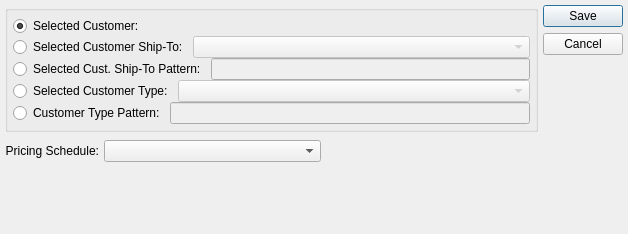
<?xml version="1.0" encoding="UTF-8"?>
<ui version="4.0">
 <comment>This file is part of the xTuple ERP: PostBooks Edition, a free and
open source Enterprise Resource Planning software suite,
Copyright (c) 1999-2010 by OpenMFG LLC, d/b/a xTuple.
It is licensed to you under the Common Public Attribution License
version 1.0, the full text of which (including xTuple-specific Exhibits)
is available at www.xtuple.com/CPAL.  By using this software, you agree
to be bound by its terms.</comment>
 <class>pricingScheduleAssignment</class>
 <widget class="QDialog" name="pricingScheduleAssignment">
  <property name="geometry">
   <rect>
    <x>0</x>
    <y>0</y>
    <width>628</width>
    <height>234</height>
   </rect>
  </property>
  <property name="windowTitle">
   <string>Pricing Schedule Assignment</string>
  </property>
  <layout class="QHBoxLayout">
   <item>
    <layout class="QVBoxLayout">
     <property name="spacing">
      <number>0</number>
     </property>
     <item>
      <layout class="QVBoxLayout">
       <item>
        <widget class="QGroupBox" name="_customerGroup">
         <layout class="QVBoxLayout">
          <property name="spacing">
           <number>0</number>
          </property>
          <property name="margin">
           <number>5</number>
          </property>
          <item>
           <layout class="QHBoxLayout">
            <property name="spacing">
             <number>5</number>
            </property>
            <item>
             <widget class="QRadioButton" name="_selectedCustomer">
              <property name="text">
               <string>Selected Customer:</string>
              </property>
              <property name="checked">
               <bool>true</bool>
              </property>
             </widget>
            </item>
            <item>
             <widget class="CustCluster" name="_cust">
              <property name="nameVisible">
               <bool>false</bool>
              </property>
              <property name="descriptionVisible">
               <bool>false</bool>
              </property>
             </widget>
            </item>
           </layout>
          </item>
          <item>
           <layout class="QHBoxLayout">
            <property name="spacing">
             <number>5</number>
            </property>
            <item>
             <widget class="QRadioButton" name="_selectedCustomerShipto">
              <property name="text">
               <string>Selected Customer Ship-To:</string>
              </property>
             </widget>
            </item>
            <item>
             <widget class="XComboBox" name="_customerShipto">
              <property name="enabled">
               <bool>false</bool>
              </property>
              <property name="sizePolicy">
               <sizepolicy hsizetype="Expanding" vsizetype="Fixed">
                <horstretch>0</horstretch>
                <verstretch>0</verstretch>
               </sizepolicy>
              </property>
             </widget>
            </item>
           </layout>
          </item>
          <item>
           <layout class="QHBoxLayout">
            <property name="spacing">
             <number>5</number>
            </property>
            <item>
             <widget class="QRadioButton" name="_selectedShiptoPattern">
              <property name="text">
               <string>Selected Cust. Ship-To Pattern:</string>
              </property>
             </widget>
            </item>
            <item>
             <widget class="XLineEdit" name="_shiptoPattern">
              <property name="enabled">
               <bool>false</bool>
              </property>
             </widget>
            </item>
           </layout>
          </item>
          <item>
           <layout class="QHBoxLayout">
            <property name="spacing">
             <number>5</number>
            </property>
            <item>
             <widget class="QRadioButton" name="_selectedCustomerType">
              <property name="text">
               <string>Selected Customer Type:</string>
              </property>
             </widget>
            </item>
            <item>
             <widget class="XComboBox" name="_customerTypes">
              <property name="enabled">
               <bool>false</bool>
              </property>
              <property name="sizePolicy">
               <sizepolicy hsizetype="Expanding" vsizetype="Fixed">
                <horstretch>0</horstretch>
                <verstretch>0</verstretch>
               </sizepolicy>
              </property>
             </widget>
            </item>
           </layout>
          </item>
          <item>
           <layout class="QHBoxLayout">
            <property name="spacing">
             <number>5</number>
            </property>
            <item>
             <widget class="QRadioButton" name="_customerTypePattern">
              <property name="text">
               <string>Customer Type Pattern:</string>
              </property>
             </widget>
            </item>
            <item>
             <widget class="XLineEdit" name="_customerType">
              <property name="enabled">
               <bool>false</bool>
              </property>
             </widget>
            </item>
           </layout>
          </item>
         </layout>
        </widget>
       </item>
       <item>
        <layout class="QHBoxLayout">
         <item>
          <widget class="QLabel" name="_scheduleLit">
           <property name="text">
            <string>Pricing Schedule:</string>
           </property>
           <property name="alignment">
            <set>Qt::AlignRight|Qt::AlignTrailing|Qt::AlignVCenter</set>
           </property>
           <property name="buddy">
            <cstring>_ipshead</cstring>
           </property>
          </widget>
         </item>
         <item>
          <widget class="XComboBox" name="_ipshead">
           <property name="sizePolicy">
            <sizepolicy hsizetype="Expanding" vsizetype="Fixed">
             <horstretch>0</horstretch>
             <verstretch>0</verstretch>
            </sizepolicy>
           </property>
           <property name="minimumSize">
            <size>
             <width>200</width>
             <height>0</height>
            </size>
           </property>
          </widget>
         </item>
         <item>
          <spacer>
           <property name="orientation">
            <enum>Qt::Horizontal</enum>
           </property>
           <property name="sizeType">
            <enum>QSizePolicy::Expanding</enum>
           </property>
           <property name="sizeHint" stdset="0">
            <size>
             <width>190</width>
             <height>28</height>
            </size>
           </property>
          </spacer>
         </item>
        </layout>
       </item>
      </layout>
     </item>
     <item>
      <spacer>
       <property name="orientation">
        <enum>Qt::Vertical</enum>
       </property>
       <property name="sizeType">
        <enum>QSizePolicy::Expanding</enum>
       </property>
       <property name="sizeHint" stdset="0">
        <size>
         <width>21</width>
         <height>0</height>
        </size>
       </property>
      </spacer>
     </item>
    </layout>
   </item>
   <item>
    <widget class="QDialogButtonBox" name="_buttonBox">
     <property name="orientation">
      <enum>Qt::Vertical</enum>
     </property>
     <property name="standardButtons">
      <set>QDialogButtonBox::Cancel|QDialogButtonBox::Save</set>
     </property>
    </widget>
   </item>
  </layout>
 </widget>
 <layoutdefault spacing="5" margin="5"/>
 <pixmapfunction>qPixmapFromMimeSource</pixmapfunction>
 <customwidgets>
  <customwidget>
   <class>CustCluster</class>
   <extends>QWidget</extends>
   <header>custcluster.h</header>
  </customwidget>
  <customwidget>
   <class>XComboBox</class>
   <extends>QComboBox</extends>
   <header>xcombobox.h</header>
  </customwidget>
  <customwidget>
   <class>XLineEdit</class>
   <extends>QLineEdit</extends>
   <header>xlineedit.h</header>
   <container>1</container>
  </customwidget>
 </customwidgets>
 <tabstops>
  <tabstop>_selectedCustomer</tabstop>
  <tabstop>_selectedCustomerShipto</tabstop>
  <tabstop>_customerShipto</tabstop>
  <tabstop>_selectedShiptoPattern</tabstop>
  <tabstop>_shiptoPattern</tabstop>
  <tabstop>_selectedCustomerType</tabstop>
  <tabstop>_customerTypes</tabstop>
  <tabstop>_customerTypePattern</tabstop>
  <tabstop>_customerType</tabstop>
  <tabstop>_ipshead</tabstop>
 </tabstops>
 <resources/>
 <connections>
  <connection>
   <sender>_selectedCustomerType</sender>
   <signal>toggled(bool)</signal>
   <receiver>_customerTypes</receiver>
   <slot>setEnabled(bool)</slot>
   <hints>
    <hint type="sourcelabel">
     <x>93</x>
     <y>108</y>
    </hint>
    <hint type="destinationlabel">
     <x>390</x>
     <y>107</y>
    </hint>
   </hints>
  </connection>
  <connection>
   <sender>_customerTypePattern</sender>
   <signal>toggled(bool)</signal>
   <receiver>_customerType</receiver>
   <slot>setEnabled(bool)</slot>
   <hints>
    <hint type="sourcelabel">
     <x>86</x>
     <y>136</y>
    </hint>
    <hint type="destinationlabel">
     <x>283</x>
     <y>135</y>
    </hint>
   </hints>
  </connection>
  <connection>
   <sender>_buttonBox</sender>
   <signal>rejected()</signal>
   <receiver>pricingScheduleAssignment</receiver>
   <slot>close()</slot>
   <hints>
    <hint type="sourcelabel">
     <x>599</x>
     <y>118</y>
    </hint>
    <hint type="destinationlabel">
     <x>500</x>
     <y>96</y>
    </hint>
   </hints>
  </connection>
  <connection>
   <sender>_selectedCustomerShipto</sender>
   <signal>toggled(bool)</signal>
   <receiver>_customerShipto</receiver>
   <slot>setEnabled(bool)</slot>
   <hints>
    <hint type="sourcelabel">
     <x>58</x>
     <y>53</y>
    </hint>
    <hint type="destinationlabel">
     <x>310</x>
     <y>52</y>
    </hint>
   </hints>
  </connection>
  <connection>
   <sender>_selectedShiptoPattern</sender>
   <signal>toggled(bool)</signal>
   <receiver>_shiptoPattern</receiver>
   <slot>setEnabled(bool)</slot>
   <hints>
    <hint type="sourcelabel">
     <x>58</x>
     <y>81</y>
    </hint>
    <hint type="destinationlabel">
     <x>250</x>
     <y>80</y>
    </hint>
   </hints>
  </connection>
  <connection>
   <sender>_selectedCustomer</sender>
   <signal>toggled(bool)</signal>
   <receiver>_cust</receiver>
   <slot>setEnabled(bool)</slot>
   <hints>
    <hint type="sourcelabel">
     <x>94</x>
     <y>37</y>
    </hint>
    <hint type="destinationlabel">
     <x>344</x>
     <y>36</y>
    </hint>
   </hints>
  </connection>
 </connections>
</ui>
